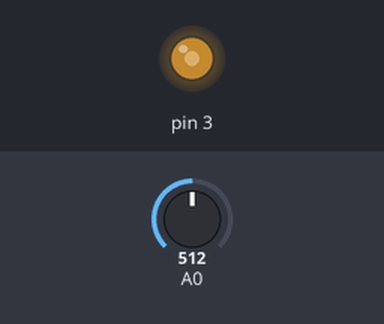
Bench run of a sketch on a simulated Arduino Uno, built with avr-gcc and run on an emulated ATmega328P. Parts: output pins drawn as LEDs (lit = HIGH). The inputs (shaded band) are chosen by the test bench; at power-on: A0 = 512.

Above: at 1.2 s.
1.3 s: A0 set to 716
At 2.5 s:
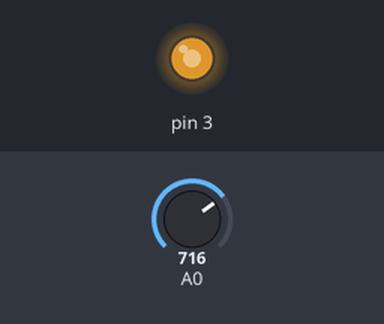
2.8 s: A0 set to 900
At 3.7 s:
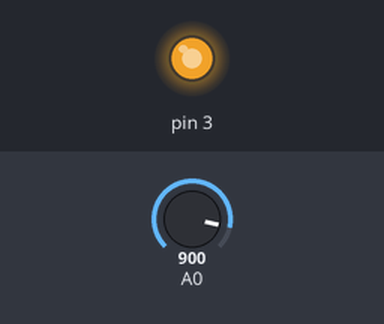
4.3 s: A0 set to 122
At 4.8 s:
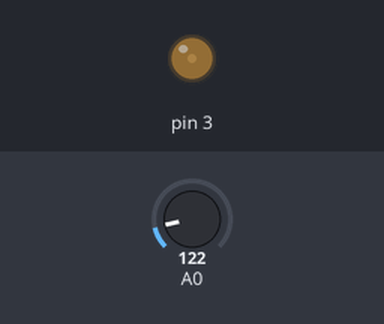
5.8 s: A0 set to 0
At 7.0 s:
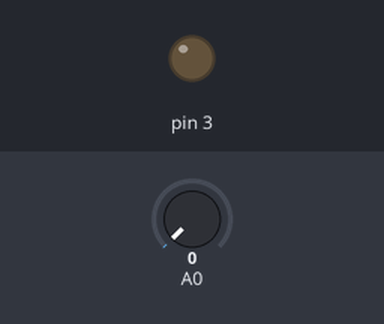
7.3 s: A0 set to 511
At 8.3 s:
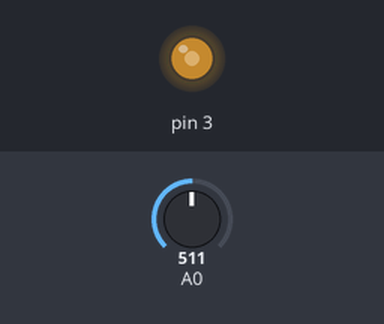
Timing chart, 0 to 9.8 s (numbered marks = the images above; inputs shaded):
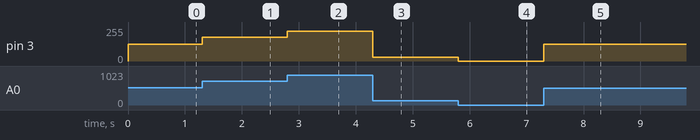

Measured:
- after the input at 1.3 s, pin 3: 127/255 → 178/255 at once
- after the input at 2.8 s, pin 3: 178/255 → 224/255 at once
- after the input at 4.3 s, pin 3: 224/255 → 30/255 at once
- after the input at 5.8 s, pin 3: 30/255 → 0/255 at once
- after the input at 7.3 s, pin 3: 0/255 → 127/255 at once

The sketch:

potentiometerlight.ino
```cpp
void setup() {
  // put your setup code here, to run once:
  pinMode(3, OUTPUT);

}

void loop() {
  // put your main code here, to run repeatedly:
  int potValue = analogRead(A0);

  int mappedValue = map(potValue, 0, 1023, 0, 255);
  analogWrite(3, mappedValue);
}
```
